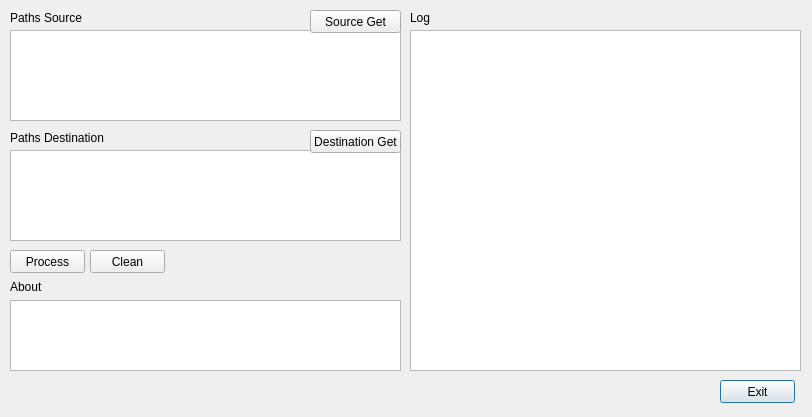
<?xml version="1.0" encoding="UTF-8"?>
<ui version="4.0">
 <class>dlgCopyFiles</class>
 <widget class="QDialog" name="dlgCopyFiles">
  <property name="geometry">
   <rect>
    <x>0</x>
    <y>0</y>
    <width>812</width>
    <height>417</height>
   </rect>
  </property>
  <property name="windowTitle">
   <string>CopyFiles</string>
  </property>
  <widget class="QPushButton" name="CmdExit">
   <property name="geometry">
    <rect>
     <x>720</x>
     <y>380</y>
     <width>75</width>
     <height>23</height>
    </rect>
   </property>
   <property name="text">
    <string>Exit</string>
   </property>
  </widget>
  <widget class="QTextEdit" name="txtSource">
   <property name="geometry">
    <rect>
     <x>10</x>
     <y>30</y>
     <width>391</width>
     <height>91</height>
    </rect>
   </property>
  </widget>
  <widget class="QLabel" name="label_2">
   <property name="geometry">
    <rect>
     <x>10</x>
     <y>10</y>
     <width>171</width>
     <height>16</height>
    </rect>
   </property>
   <property name="text">
    <string>Paths Source</string>
   </property>
  </widget>
  <widget class="QPushButton" name="pbProcess">
   <property name="geometry">
    <rect>
     <x>10</x>
     <y>250</y>
     <width>75</width>
     <height>23</height>
    </rect>
   </property>
   <property name="text">
    <string>Process</string>
   </property>
  </widget>
  <widget class="QLabel" name="label_3">
   <property name="geometry">
    <rect>
     <x>10</x>
     <y>130</y>
     <width>171</width>
     <height>16</height>
    </rect>
   </property>
   <property name="text">
    <string>Paths Destination</string>
   </property>
  </widget>
  <widget class="QTextEdit" name="txtDestination">
   <property name="geometry">
    <rect>
     <x>10</x>
     <y>150</y>
     <width>391</width>
     <height>91</height>
    </rect>
   </property>
  </widget>
  <widget class="QPushButton" name="pbProcess_2">
   <property name="geometry">
    <rect>
     <x>90</x>
     <y>250</y>
     <width>75</width>
     <height>23</height>
    </rect>
   </property>
   <property name="text">
    <string>Clean</string>
   </property>
  </widget>
  <widget class="QLabel" name="label_4">
   <property name="geometry">
    <rect>
     <x>410</x>
     <y>10</y>
     <width>171</width>
     <height>16</height>
    </rect>
   </property>
   <property name="text">
    <string>Log</string>
   </property>
  </widget>
  <widget class="QTextEdit" name="txtLog">
   <property name="geometry">
    <rect>
     <x>410</x>
     <y>30</y>
     <width>391</width>
     <height>341</height>
    </rect>
   </property>
  </widget>
  <widget class="QPlainTextEdit" name="txtAbout">
   <property name="geometry">
    <rect>
     <x>10</x>
     <y>300</y>
     <width>391</width>
     <height>71</height>
    </rect>
   </property>
  </widget>
  <widget class="QLabel" name="label">
   <property name="geometry">
    <rect>
     <x>10</x>
     <y>280</y>
     <width>47</width>
     <height>13</height>
    </rect>
   </property>
   <property name="text">
    <string>About</string>
   </property>
  </widget>
  <widget class="QPushButton" name="pbSourceGet">
   <property name="geometry">
    <rect>
     <x>310</x>
     <y>10</y>
     <width>91</width>
     <height>23</height>
    </rect>
   </property>
   <property name="text">
    <string>Source Get</string>
   </property>
  </widget>
  <widget class="QPushButton" name="pbDestinationGet">
   <property name="geometry">
    <rect>
     <x>310</x>
     <y>130</y>
     <width>91</width>
     <height>23</height>
    </rect>
   </property>
   <property name="text">
    <string>Destination Get</string>
   </property>
  </widget>
 </widget>
 <resources/>
 <connections/>
</ui>
